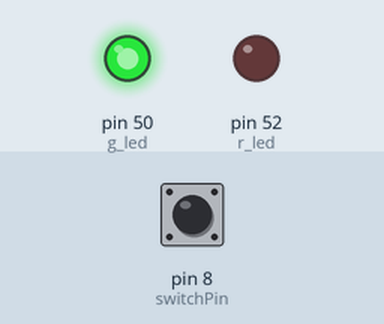
This sketch was run on a simulated Arduino Mega 2560, built with avr-gcc and run on an emulated ATmega2560. On the bench: output pins drawn as LEDs (lit = HIGH). The inputs (shaded band) are chosen by the test bench; at power-on: pin 8 (switchPin) LOW.

Above: at 0.1 s.
Timing chart, 0 to 1.6 s (numbered marks = the images above):
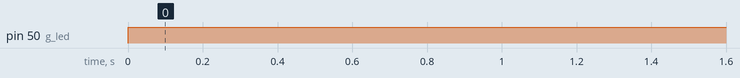

Measured:
- by itself, pin 50 (g_led): LOW → HIGH at 0.00 s

The sketch:

rgb_led_test.ino
```cpp
int r_led = 52;
int g_led = 50;

int switchPin = 8;

void setup() {

  pinMode(r_led, OUTPUT);

  pinMode(g_led, OUTPUT);

  pinMode(switchPin, INPUT);

}

void loop() {

  int switchState = digitalRead(switchPin);

  if (switchState == HIGH) {

    analogWrite(r_led, 0);

    analogWrite(g_led, 255);

  } else {

    analogWrite(r_led, 0);

    analogWrite(g_led, 255);

  }

}
```
